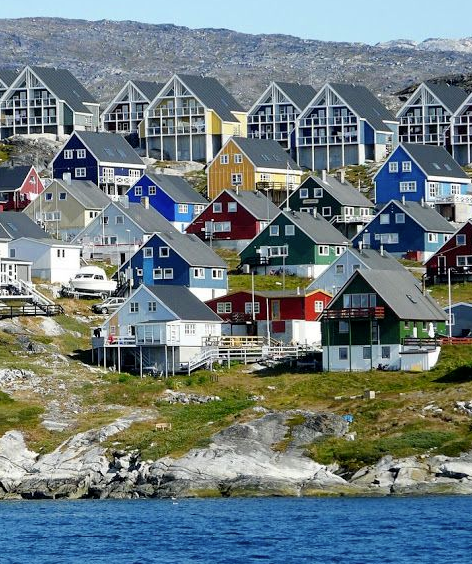
//> input picture csdn_tutorials/26.png, 472 x 564 px
$ ./opencv_16_2   (built with g++ and OpenCV 4)
//> lines starting //> are read from the running program, lines starting //| are printed output that depends on the picture; after the words box and inside, x2 and y2 are one past the last pixel; in counts of white or black regions, pixels touching at a corner belong together
//-----------------------------------【程序说明】----------------------------------------------
//		程序名称:：《【OpenCV入门教程之十六】OpenCV角点检测之Harris角点检测》 博文配套源码
//		开发所用IDE版本：Visual Studio 2010
//		开发所用OpenCV版本：	2.4.9
//		2014年6月8日 Created by 浅墨
//		浅墨的微博：@浅墨_毛星云 http://weibo.com/1723155442
//		浅墨的知乎：http://www.zhihu.com/people/mao-xing-yun
//		浅墨的豆瓣：http://www.douban.com/people/53426472/
//----------------------------------------------------------------------------------------------

//-----------------------------------【头文件包含部分】---------------------------------------
//		描述：包含程序所依赖的头文件
//----------------------------------------------------------------------------------------------
#include <opencv2/opencv.hpp>
#include "opencv2/highgui/highgui.hpp"
#include "opencv2/imgproc/imgproc.hpp"

//-----------------------------------【命名空间声明部分】--------------------------------------
//		描述：包含程序所使用的命名空间
//-----------------------------------------------------------------------------------------------
using namespace cv;
using namespace std;

//-----------------------------------【宏定义部分】--------------------------------------------
//  描述：定义一些辅助宏
//------------------------------------------------------------------------------------------------
#define WINDOW_NAME1 "【程序窗口1】" //为窗口标题定义的宏
#define WINDOW_NAME2 "【程序窗口2】" //为窗口标题定义的宏

//-----------------------------------【全局变量声明部分】--------------------------------------
//		描述：全局变量声明
//-----------------------------------------------------------------------------------------------
Mat g_srcImage, g_srcImage1, g_grayImage;
int thresh = 30;      //当前阈值
int max_thresh = 175; //最大阈值

//-----------------------------------【全局函数声明部分】--------------------------------------
//		描述：全局函数声明
//-----------------------------------------------------------------------------------------------
void on_CornerHarris(int, void *); //回调函数
static void ShowHelpText();

//-----------------------------------【main( )函数】--------------------------------------------
//		描述：控制台应用程序的入口函数，我们的程序从这里开始执行
//-----------------------------------------------------------------------------------------------
int main(int argc, char **argv)
{
    //【0】显示帮助文字
    ShowHelpText();

    //【1】载入原始图并进行克隆保存
    g_srcImage = imread("26.png", 1);
//> g_srcImage is the input picture: 564 rows x 472 cols, CV_8UC3; mean B, G, R 126.9, 124.3, 110.9
    if (!g_srcImage.data)
    {
        printf("读取图片错误，请确定目录下是否有imread函数指定的图片存在~！ \n");
        return false;
    }
    imshow("原始图", g_srcImage);
    g_srcImage1 = g_srcImage.clone();

    //【2】存留一张灰度图
    cvtColor(g_srcImage1, g_grayImage, CV_BGR2GRAY);
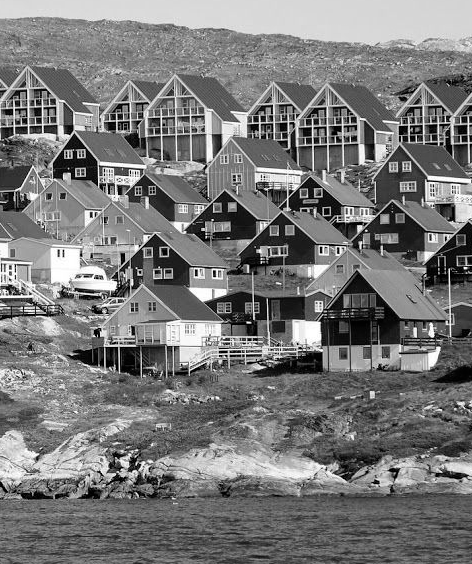
//> g_grayImage: 564 rows x 472 cols, CV_8UC1; min 0, max 255, mean 120.6

    //【3】创建窗口和滚动条
    namedWindow(WINDOW_NAME1, CV_WINDOW_AUTOSIZE);
    createTrackbar("阈值: ", WINDOW_NAME1, &thresh, max_thresh, on_CornerHarris);

    //【4】调用一次回调函数，进行初始化
    on_CornerHarris(0, 0);

    waitKey(0);
    return (0);
}

//-----------------------------------【on_HoughLines( )函数】--------------------------------
//		描述：回调函数
//----------------------------------------------------------------------------------------------

void on_CornerHarris(int, void *)
{
    //---------------------------【1】定义一些局部变量-----------------------------
    Mat dstImage;    //目标图
    Mat normImage;   //归一化后的图
    Mat scaledImage; //线性变换后的八位无符号整型的图

    //---------------------------【2】初始化---------------------------------------
    //置零当前需要显示的两幅图，即清除上一次调用此函数时他们的值
    dstImage = Mat::zeros(g_srcImage.size(), CV_32FC1);
    g_srcImage1 = g_srcImage.clone();

    //---------------------------【3】正式检测-------------------------------------
    //进行角点检测
    cornerHarris(g_grayImage, dstImage, 2, 3, 0.04, BORDER_DEFAULT);
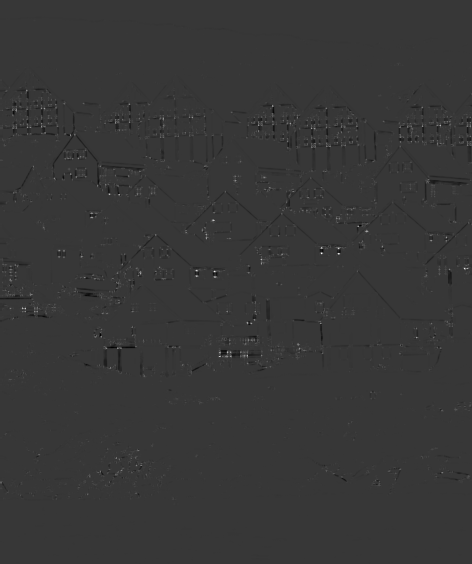
//> dstImage: 564 rows x 472 cols, CV_32FC1; min -0.0214, max 0.0777, mean 1.64e-05; drawn with min black and max white

    // 归一化与转换
    normalize(dstImage, normImage, 0, 255, NORM_MINMAX, CV_32FC1, Mat());
    convertScaleAbs(normImage, scaledImage); //将归一化后的图线性变换成8位无符号整型

    //---------------------------【4】进行绘制-------------------------------------
    // 将检测到的，且符合阈值条件的角点绘制出来
    for (int j = 0; j < normImage.rows; j++)
    {
        for (int i = 0; i < normImage.cols; i++)
        {
            if ((int)normImage.at<float>(j, i) > thresh + 80)
            {
                circle(g_srcImage1, Point(i, j), 5, Scalar(10, 10, 255), 2, 8, 0);
                circle(scaledImage, Point(i, j), 5, Scalar(0, 10, 255), 2, 8, 0);
            }
        }
    }
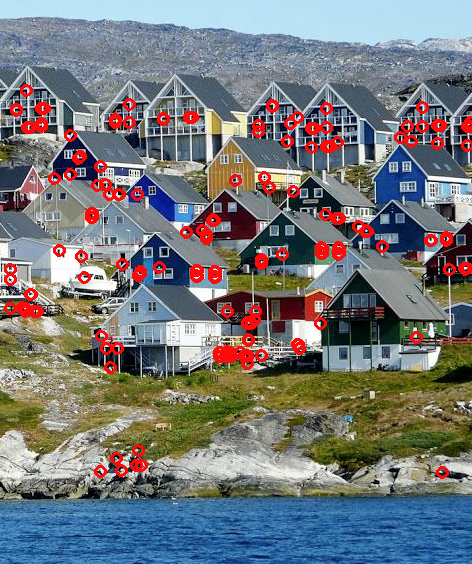
//> g_srcImage1: 564 rows x 472 cols, CV_8UC3; 4.2% of pixels changed, all inside (x1, y1, x2, y2) = (4, 84, 472, 479)
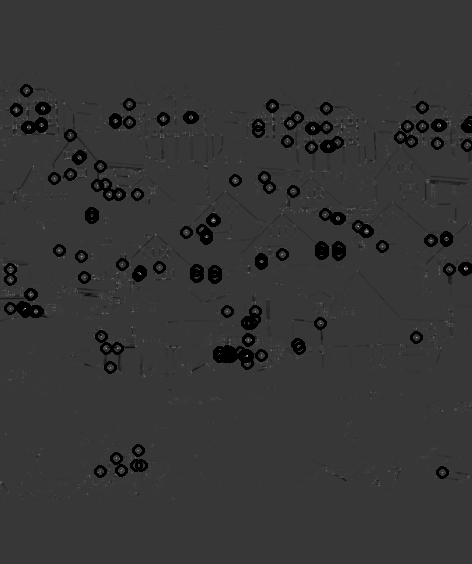
//> scaledImage: 564 rows x 472 cols, CV_8UC1; min 0, max 235, mean 52.7
    //---------------------------【4】显示最终效果---------------------------------
    imshow(WINDOW_NAME1, g_srcImage1);
    imshow(WINDOW_NAME2, scaledImage);
}

//-----------------------------------【ShowHelpText( )函数】----------------------------------
//		描述：输出一些帮助信息
//----------------------------------------------------------------------------------------------
static void ShowHelpText()
{
    //输出一些帮助信息
    printf("\n\n\n\t\t\t【欢迎来到Harris角点检测示例程序~】\n\n");
    printf("\n\n\n\t请调整滚动条观察图像效果~\n\n");
    printf("\n\n\t\t\t\t\t\t\t\t by浅墨");
}
